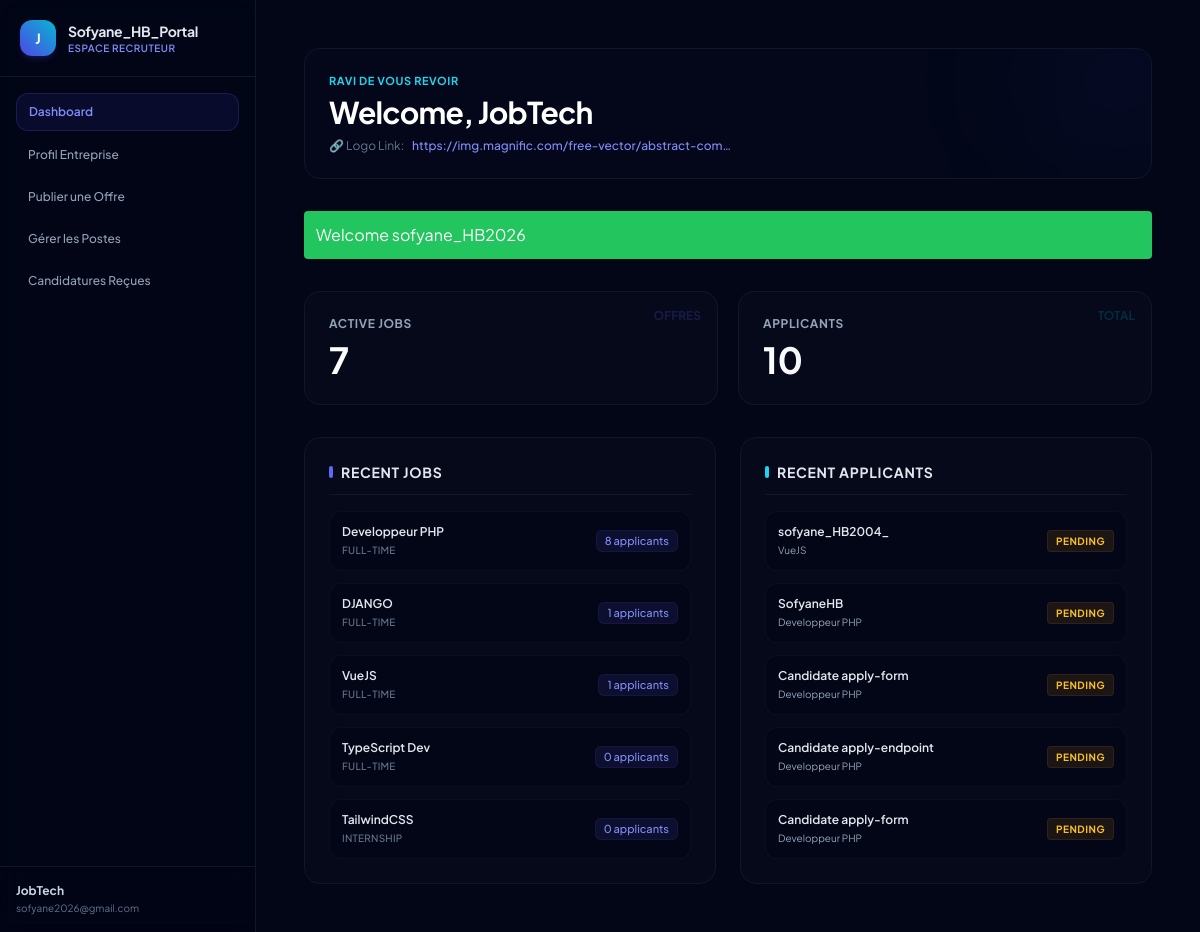
The app's page /company/dashboard.php (signed in) with its own data.
### tables this page shows
CREATE TABLE `companies` (
  `id` int(11) NOT NULL,
  `company_name` varchar(150) NOT NULL,
  `logo` varchar(255) DEFAULT NULL,
  `description` text DEFAULT NULL,
  `user_id` int(11) NOT NULL,
  `created_at` timestamp NOT NULL DEFAULT current_timestamp()
);

CREATE TABLE `users` (
  `id` int(11) NOT NULL,
  `full_name` varchar(100) DEFAULT NULL,
  `email` varchar(150) DEFAULT NULL,
  `password` varchar(255) DEFAULT NULL,
  `google_id` varchar(255) DEFAULT NULL,
  `phone` varchar(50) DEFAULT NULL,
  `address` text DEFAULT NULL,
  `country` varchar(100) DEFAULT NULL,
  `skills` text DEFAULT NULL,
  `created_at` timestamp NOT NULL DEFAULT current_timestamp(),
  `role` enum('candidate','company','admin') DEFAULT 'candidate'
);

CREATE TABLE `jobs` (
  `id` int(11) NOT NULL,
  `company_id` int(11) NOT NULL,
  `title` varchar(150) NOT NULL,
  `description` text NOT NULL,
  `location` varchar(100) NOT NULL,
  `type` enum('full-time','part-time','remote','internship') DEFAULT 'full-time',
  `salary` varchar(50) DEFAULT NULL,
  `created_at` timestamp NOT NULL DEFAULT current_timestamp(),
  `category` varchar(100) DEFAULT NULL,
  `experience_level` enum('Junior','Mid-Level','Senior') DEFAULT NULL,
  `required_language` varchar(255) DEFAULT NULL,
  `skills` text DEFAULT NULL,
  `company_logo` varchar(255) DEFAULT NULL,
  `education` varchar(255) DEFAULT NULL,
  `experience` varchar(255) DEFAULT NULL,
  `tech_stack` varchar(255) DEFAULT NULL,
  `requirements` text DEFAULT NULL,
  `Tasks` text DEFAULT NULL,
  `status` enum('active','paused','closed') NOT NULL DEFAULT 'active'
);

### company/dashboard.php (the view, shortened to what this page needs)
<?php
require_once "../config/db.php";
require_once "../includes/functions.php";
$company_id = $_SESSION['company_id'] ?? null;
$user_id = $_SESSION['user_id'] ?? null;
$stmt = $pdo->prepare("SELECT company_name, logo, description FROM companies WHERE id = ? LIMIT 1");
$stmt->execute([$company_id]);
$company_data = $stmt->fetch(PDO::FETCH_ASSOC);
$display_name = $company_data['company_name'] ?? 'Company';
$display_logo = $company_data['logo'] ?? '';
$stmt = $pdo->prepare("SELECT email FROM users WHERE id = ? LIMIT 1");
$stmt->execute([$user_id]);
$user_email = $stmt->fetchColumn();
$stmt = $pdo->prepare("SELECT COUNT(*) FROM jobs WHERE company_id = ?");
$stmt->execute([$company_id]);
$active_jobs = $stmt->fetchColumn();
$stmt = $pdo->prepare("SELECT COUNT(*) FROM applications a JOIN jobs j ON a.job_id = j.id WHERE j.company_id = ?");
$stmt->execute([$company_id]);
$total_applicants = $stmt->fetchColumn();
$stmt = $pdo->prepare("SELECT j.*, COUNT(a.id) AS applicants FROM jobs j LEFT JOIN applications a ON j.id = a.job_id WHERE j.company_id = ? GROUP BY j.id ORDER BY j.created_at DESC LIMIT 5");
$stmt->execute([$company_id]);
$recent_jobs = $stmt->fetchAll(PDO::FETCH_ASSOC);
$stmt = $pdo->prepare("SELECT u.full_name, j.title, a.status FROM applications a JOIN jobs j ON a.job_id = j.id JOIN users u ON a.candidate_id = u.id WHERE j.company_id = ? ORDER BY a.applied_at DESC LIMIT 5");
$stmt->execute([$company_id]);
$recent_applicants = $stmt->fetchAll(PDO::FETCH_ASSOC);
?>
<!DOCTYPE html>
<html lang="fr">
<head>
    <script src="https://cdn.tailwindcss.com"></script>
</head>
<body class="flex bg-slate-950 text-slate-100 min-h-screen selection:bg-indigo-500 selection:text-white">
    <aside class="w-64 border-r border-slate-900 bg-slate-950/40 backdrop-blur-md h-screen fixed flex flex-col justify-between z-40">
        <div>
            <div class="p-5 flex items-center gap-3 border-b border-slate-900">
                <div class="w-9 h-9 bg-gradient-to-tr from-indigo-600 to-cyan-500 text-white flex items-center justify-center font-bold text-sm rounded-xl shadow-md shadow-indigo-600/20">
                    <?= strtoupper(substr($display_name, 0, 1)) ?>
                </div>
                <div>
                    <div class="font-bold text-sm text-slate-200 tracking-tight">Sofyane_HB_Portal</div>
                    <div class="text-[10px] text-indigo-400 font-semibold uppercase tracking-wider">Espace Recruteur</div>
                </div>
            </div>
            <nav class="p-4 space-y-1.5 text-xs font-medium">
                <a href="dashboard.php" class="flex items-center px-3 py-2.5 bg-indigo-600/10 border border-indigo-500/20 text-indigo-400 rounded-xl font-semibold">Dashboard</a>
                <a href="profile.php" class="flex items-center px-3 py-2.5 text-slate-400 hover:text-slate-200 hover:bg-slate-900/40 rounded-xl transition">Profil Entreprise</a>
                <a href="add_job.php" class="flex items-center px-3 py-2.5 text-slate-400 hover:text-slate-200 hover:bg-slate-900/40 rounded-xl transition">Publier une Offre</a>
                <a href="my_jobs.php" class="flex items-center px-3 py-2.5 text-slate-400 hover:text-slate-200 hover:bg-slate-900/40 rounded-xl transition">Gérer les Postes</a>
                <a href="applicants.php" class="flex items-center px-3 py-2.5 text-slate-400 hover:text-slate-200 hover:bg-slate-900/40 rounded-xl transition">Candidatures Reçues</a>
            </nav>
        </div>
        <div class="p-4 border-t border-slate-900 bg-slate-950/60 backdrop-blur-md">
            <div class="text-xs font-bold text-slate-300 truncate"><?= htmlspecialchars($display_name) ?></div>
            <div class="text-[10px] text-slate-500 truncate mt-0.5"><?= htmlspecialchars($user_email) ?></div>
        </div>
    </aside>
    <main class="ml-64 flex-1 p-8 md:p-12 space-y-8 max-w-5xl">
        <div class="relative p-6 bg-slate-900/10 border border-slate-900 rounded-2xl overflow-hidden">
            <div class="absolute -right-16 -top-16 w-48 h-48 bg-indigo-500/5 rounded-full blur-3xl"></div>
            <div class="text-[11px] font-bold uppercase tracking-wider text-cyan-400 mb-1">Ravi de vous revoir</div>
            <h1 class="text-2xl md:text-3xl font-bold tracking-tight text-white">Welcome, <?= htmlspecialchars($display_name) ?></h1>
            <?php if (!empty($display_logo)): ?>
                <div class="mt-2 flex items-center gap-2 text-xs text-slate-500">
                    <span>🔗 Logo Link:</span>
                    <a href="<?= htmlspecialchars($display_logo) ?>" target="_blank" class="text-indigo-400 hover:underline truncate max-w-xs font-medium">
                        <?= htmlspecialchars($display_logo) ?>
                    </a>
                </div>
            <?php endif; ?>
        </div>
        <div class="grid grid-cols-1 sm:grid-cols-2 gap-5">
            <div class="p-6 bg-slate-900/20 border border-slate-900 rounded-2xl relative overflow-hidden group hover:border-slate-800 transition">
                <div class="absolute right-4 top-4 text-xs font-bold text-indigo-500/20 group-hover:text-indigo-500/30 transition">OFFRES</div>
                <p class="text-xs font-bold uppercase tracking-wider text-slate-400">Active Jobs</p>
                <p class="text-4xl font-bold mt-2 bg-gradient-to-r from-white to-slate-400 bg-clip-text text-transparent"><?= (int)$active_jobs ?></p>
            </div>
            <div class="p-6 bg-slate-900/20 border border-slate-900 rounded-2xl relative overflow-hidden group hover:border-slate-800 transition">
                <div class="absolute right-4 top-4 text-xs font-bold text-cyan-500/20 group-hover:text-cyan-500/30 transition">TOTAL</div>
                <p class="text-xs font-bold uppercase tracking-wider text-slate-400">Applicants</p>
                <p class="text-4xl font-bold mt-2 bg-gradient-to-r from-white to-slate-400 bg-clip-text text-transparent"><?= (int)$total_applicants ?></p>
            </div>
        </div>
        <div class="grid grid-cols-1 lg:grid-cols-2 gap-6">
            <div class="p-6 bg-slate-900/20 border border-slate-900 rounded-2xl space-y-4">
                <div class="flex items-center justify-between border-b border-slate-900 pb-3">
                    <h2 class="font-bold text-sm uppercase tracking-wider text-slate-200 flex items-center gap-2">
                        <span class="w-1 h-3 bg-indigo-500 rounded-full"></span>
                        Recent Jobs
                    </h2>
                </div>
                <div class="space-y-3">
                    <?php if (!$recent_jobs): ?>
                        <div class="text-center py-8 text-xs text-slate-500 border border-dashed border-slate-900 rounded-xl bg-slate-950/20">
                            No jobs yet
                        </div>
                    <?php else: ?>
                        <?php foreach ($recent_jobs as $job): ?>
                            <div class="p-3 bg-slate-950/60 border border-slate-900/60 rounded-xl flex items-center justify-between gap-3 text-xs">
                                <div class="min-w-0">
                                    <p class="font-semibold text-slate-200 truncate"><?= htmlspecialchars($job['title']) ?></p>
                                    <p class="text-[10px] text-slate-500 font-medium uppercase tracking-wide mt-0.5"><?= htmlspecialchars($job['type'] ?? 'N/A') ?></p>
                                </div>
                                <span class="shrink-0 text-[11px] font-medium text-indigo-400 bg-indigo-500/10 border border-indigo-500/10 px-2 py-0.5 rounded-md">
                                    <?= (int)$job['applicants'] ?> applicants
                                </span>
                            </div>
                        <?php endforeach; ?>
                    <?php endif; ?>
                </div>
            </div>
            <div class="p-6 bg-slate-900/20 border border-slate-900 rounded-2xl space-y-4">
                <div class="flex items-center justify-between border-b border-slate-900 pb-3">
                    <h2 class="font-bold text-sm uppercase tracking-wider text-slate-200 flex items-center gap-2">
                        <span class="w-1 h-3 bg-cyan-400 rounded-full"></span>
                        Recent Applicants
                    </h2>
                </div>
                <div class="space-y-3">
                    <?php if (!$recent_applicants): ?>
                        <div class="text-center py-8 text-xs text-slate-500 border border-dashed border-slate-900 rounded-xl bg-slate-950/20">
                            No applicants yet
                        </div>
                    <?php else: ?>
                        <?php foreach ($recent_applicants as $a): ?>
                            <div class="p-3 bg-slate-950/60 border border-slate-900/60 rounded-xl flex items-center justify-between gap-3 text-xs">
                                <div class="min-w-0">
                                    <p class="font-semibold text-slate-200 truncate"><?= htmlspecialchars($a['full_name']) ?></p>
                                    <p class="text-[10px] text-slate-400 truncate mt-0.5"><?= htmlspecialchars($a['title']) ?></p>
                                </div>
                                <?php
                                    $badgeStyle = 'bg-amber-500/10 text-amber-400 border border-amber-500/10';
                                ?>
                                <span class="shrink-0 text-[10px] font-bold uppercase tracking-wider px-2 py-0.5 rounded <?= $badgeStyle ?>">
                                    <?= htmlspecialchars(ucfirst($a['status'])) ?>
                                </span>
                            </div>
                        <?php endforeach; ?>
                    <?php endif; ?>
                </div>
            </div>
        </div>
    </main>
</body>
</html>

### company/dashboard.php (style rules this page uses)
body { font-family: 'Plus Jakarta Sans', sans-serif; }

### records on screen
companies: company_name "J", company_name "JobTech", logo "https://img.magnific.com/free-vector/abstract-com…"
users: email "sofyane2026@gmail.com"
jobs: title "Developpeur PHP", type "FULL-TIME", applicants "8"
jobs: title "DJANGO", type "FULL-TIME", applicants "1"
jobs: title "VueJS", type "FULL-TIME", applicants "1"
jobs: title "TypeScript Dev", type "FULL-TIME", applicants "0"
jobs: title "TailwindCSS", type "INTERNSHIP", applicants "0"

### other values on screen
$flash['message'] "Welcome sofyane_HB2026"
$a['full_name'] "sofyane_HB2004_"
$a['title'] "VueJS"
$a['status'] "PENDING"
$a['full_name'] "SofyaneHB"
$a['title'] "Developpeur PHP"
$a['full_name'] "Candidate apply-form"
$a['full_name'] "Candidate apply-endpoint"
